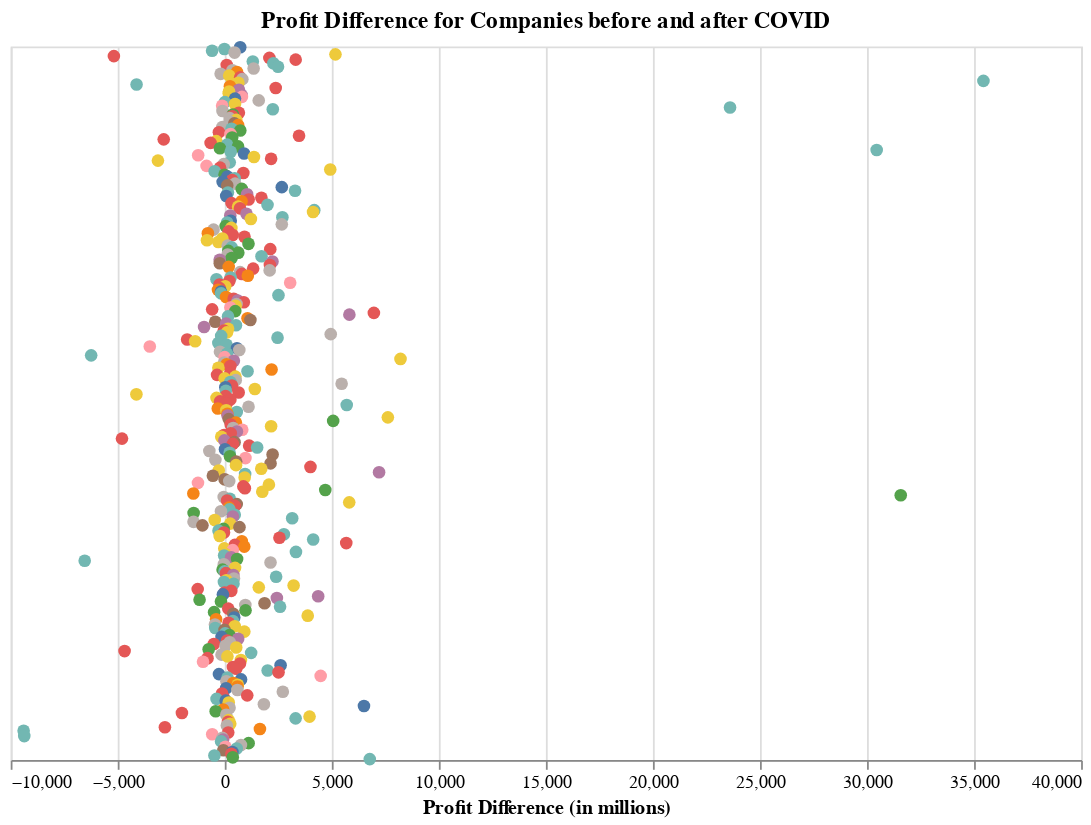

Source (notebook cell):
### Code cell
nearest = alt.selection_point(nearest=True, on='mouseover', fields=['amount'], empty=False)
scatter = alt.Chart(final_df).mark_circle(opacity=1, size=50).encode(
    x=alt.X('profit_diff:Q', title='Profit Difference (in millions)'),
    y=alt.Y('name:N', axis = None),
    color=alt.Color('headquarters_state:N', legend=None),
    tooltip=['name', 'sector', 'headquarters_state']
).properties(
    width=600,
    height=400,
    title='Profit Difference for Companies before and after COVID'
).add_params(
    nearest
)
scatter

### Figure 1 — Vega-Lite specification as saved in the notebook (floating-point values rounded to 4 significant figures; data arrays with more than 128 entries replaced by an {"elided": "..."} marker saying what was removed)
{"config": {"view": {"continuousWidth": 300, "continuousHeight": 300}}, "data": {"name": "data-e2794446e222d64667fef573bb30f853"}, "mark": {"type": "circle", "opacity": 1, "size": 50}, "encoding": {"color": {"field": "headquarters_state", "legend": null, "type": "nominal"}, "tooltip": [{"field": "name", "type": "nominal"}, {"field": "sector", "type": "nominal"}, {"field": "headquarters_state", "type": "nominal"}], "x": {"field": "profit_diff", "title": "Profit Difference (in millions)", "type": "quantitative"}, "y": {"axis": null, "field": "name", "type": "nominal"}}, "height": 400, "params": [{"name": "param_4", "select": {"type": "point", "fields": ["amount"], "nearest": true, "on": "mouseover"}}], "title": "Profit Difference for Companies before and after COVID", "width": 600, "$schema": "https://vega.github.io/schema/vega-lite/v5.8.0.json", "datasets": {"data-e2794446e222d64667fef573bb30f853": {"elided": "403 records"}}}
